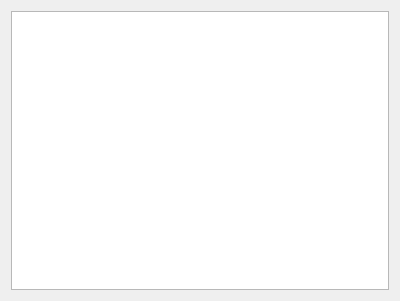
<?xml version="1.0" encoding="UTF-8"?>
<ui version="4.0">
 <class>NMediaManager::NUi::CTransformMediaFileNamesPage</class>
 <widget class="QWidget" name="NMediaManager::NUi::CTransformMediaFileNamesPage">
  <property name="geometry">
   <rect>
    <x>0</x>
    <y>0</y>
    <width>400</width>
    <height>301</height>
   </rect>
  </property>
  <property name="windowTitle">
   <string>Transform Page</string>
  </property>
  <layout class="QVBoxLayout" name="verticalLayout">
   <item>
    <widget class="QTreeView" name="files">
     <property name="sizePolicy">
      <sizepolicy hsizetype="Expanding" vsizetype="Expanding">
       <horstretch>0</horstretch>
       <verstretch>2</verstretch>
      </sizepolicy>
     </property>
     <property name="editTriggers">
      <set>QAbstractItemView::NoEditTriggers</set>
     </property>
     <property name="alternatingRowColors">
      <bool>true</bool>
     </property>
     <property name="sortingEnabled">
      <bool>true</bool>
     </property>
    </widget>
   </item>
  </layout>
 </widget>
 <resources/>
 <connections/>
</ui>
